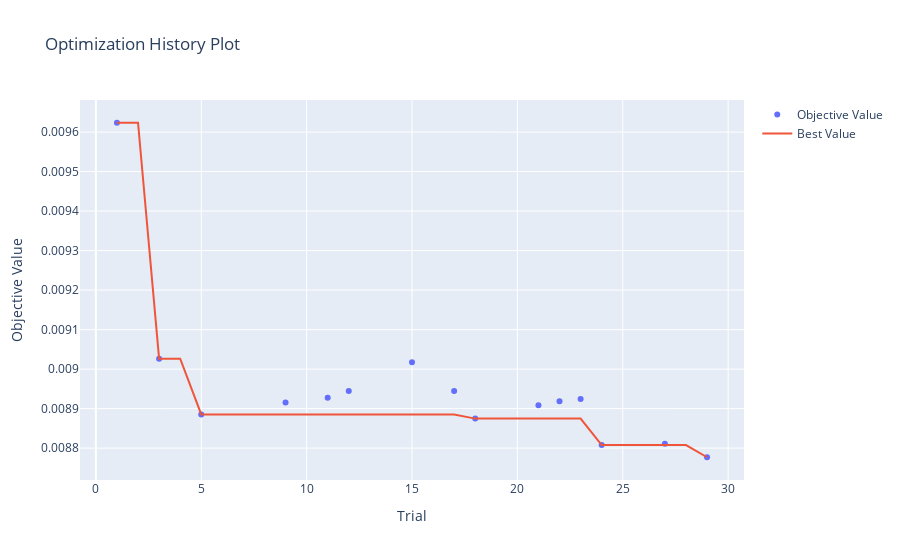
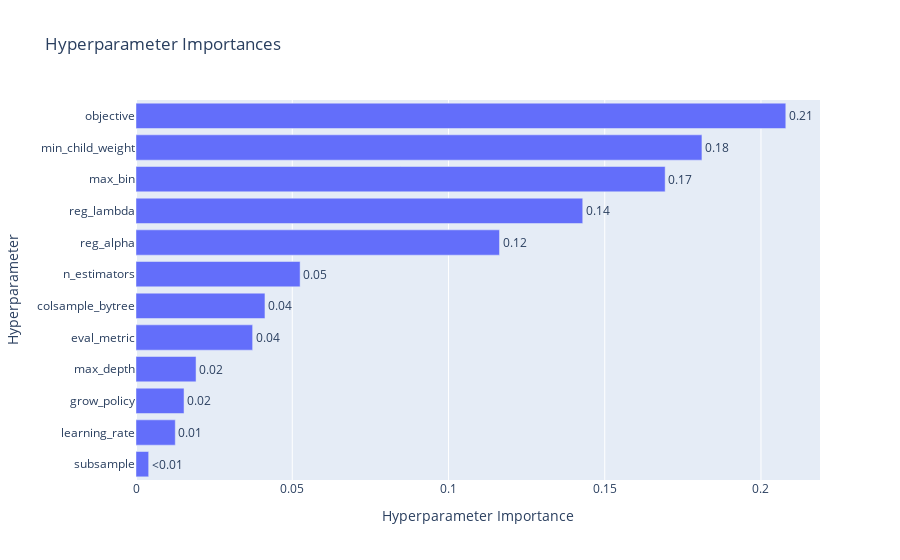
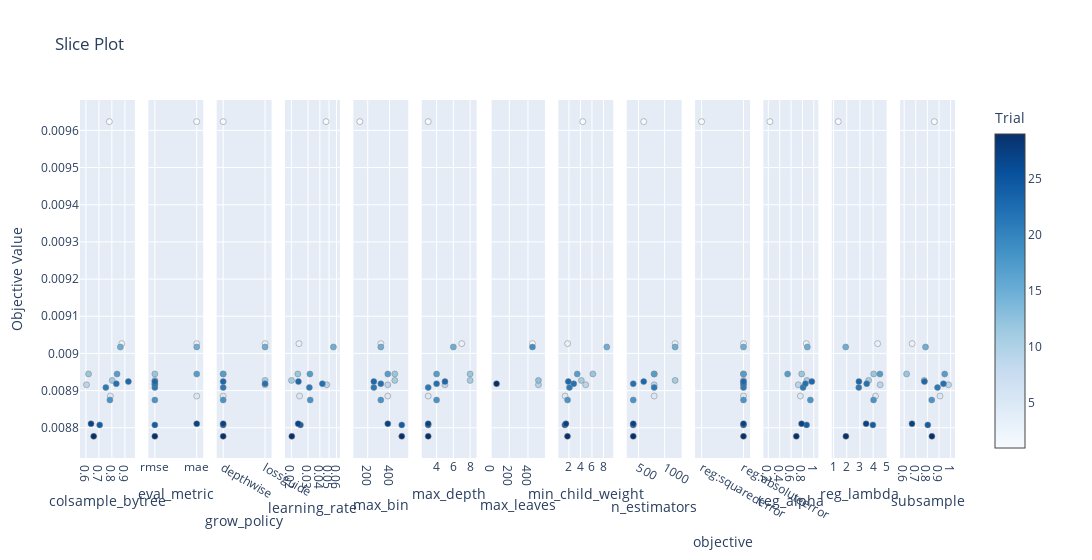
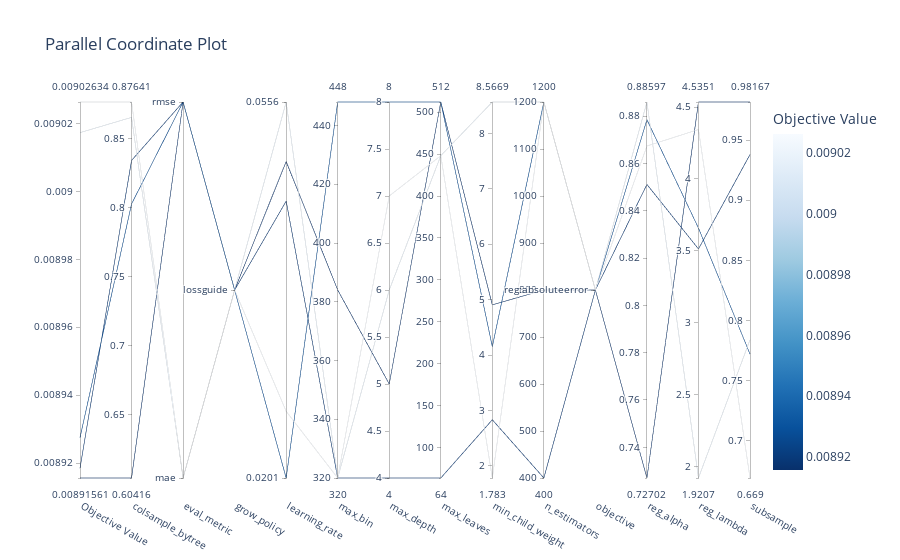

These figures' notebook cell, in order:
### Code cell
study = results[0]["study"]

vis.plot_optimization_history(study).show()
vis.plot_param_importances(study).show()
vis.plot_slice(study).show()
vis.plot_parallel_coordinate(study).show()
vis.plot_contour(study).show()
vis.plot_edf(study).show()

### Figure 1 — Plotly figure (JSON) as saved in the notebook; plotly's stock layout.template omitted (floating-point values rounded to 4 significant figures)
{"data": [{"mode": "markers", "name": "Objective Value", "x": [1, 3, 5, 9, 11, 12, 15, 17, 18, 21, 22, 23, 24, 27, 29], "y": [0.009624, 0.009026, 0.008885, 0.008916, 0.008927, 0.008945, 0.009017, 0.008945, 0.008875, 0.008908, 0.008919, 0.008924, 0.008808, 0.008811, 0.008777], "type": "scatter"}, {"mode": "lines", "name": "Best Value", "x": [0, 1, 2, 3, 4, 5, 6, 7, 8, 9, 10, 11, 12, 13, 14, 15, 16, 17, 18, 19, 20, 21, 22, 23, 24, 25, 26, 27, 28, 29], "y": [null, 0.009624, 0.009624, 0.009026, 0.009026, 0.008885, 0.008885, 0.008885, 0.008885, 0.008885, 0.008885, 0.008885, 0.008885, 0.008885, 0.008885, 0.008885, 0.008885, 0.008885, 0.008875, 0.008875, 0.008875, 0.008875, 0.008875, 0.008875, 0.008808, 0.008808, 0.008808, 0.008808, 0.008808, 0.008777], "type": "scatter"}, {"marker": {"color": "#cccccc"}, "mode": "markers", "name": "Infeasible Trial", "showlegend": false, "x": [], "y": [], "type": "scatter"}], "layout": {"title": {"text": "Optimization History Plot"}, "xaxis": {"title": {"text": "Trial"}}, "yaxis": {"title": {"text": "Objective Value"}}}}

### Figure 2 — Plotly figure (JSON) as saved in the notebook; plotly's stock layout.template omitted (floating-point values rounded to 4 significant figures)
{"data": [{"cliponaxis": false, "hovertemplate": ["subsample (FloatDistribution): 0.004052946838159209<extra></extra>", "learning_rate (FloatDistribution): 0.012571757245183527<extra></extra>", "grow_policy (CategoricalDistribution): 0.015373607455191668<extra></extra>", "max_depth (IntDistribution): 0.01921738457643786<extra></extra>", "eval_metric (CategoricalDistribution): 0.03732399883282984<extra></extra>", "colsample_bytree (FloatDistribution): 0.04126922001194443<extra></extra>", "n_estimators (IntDistribution): 0.05251659154667526<extra></extra>", "reg_alpha (FloatDistribution): 0.1163274818827958<extra></extra>", "reg_lambda (FloatDistribution): 0.14296079492647348<extra></extra>", "max_bin (IntDistribution): 0.1693376069859426<extra></extra>", "min_child_weight (FloatDistribution): 0.18110596854854044<extra></extra>", "objective (CategoricalDistribution): 0.20794264114982594<extra></extra>"], "name": "Objective Value", "orientation": "h", "text": ["<0.01", "0.01", "0.02", "0.02", "0.04", "0.04", "0.05", "0.12", "0.14", "0.17", "0.18", "0.21"], "textposition": "outside", "x": [0.004053, 0.01257, 0.01537, 0.01922, 0.03732, 0.04127, 0.05252, 0.1163, 0.143, 0.1693, 0.1811, 0.2079], "y": ["subsample", "learning_rate", "grow_policy", "max_depth", "eval_metric", "colsample_bytree", "n_estimators", "reg_alpha", "reg_lambda", "max_bin", "min_child_weight", "objective"], "type": "bar"}], "layout": {"title": {"text": "Hyperparameter Importances"}, "xaxis": {"title": {"text": "Hyperparameter Importance"}}, "yaxis": {"title": {"text": "Hyperparameter"}}}}

### Figure 3 — Plotly figure (JSON) as saved in the notebook; plotly's stock layout.template omitted (floating-point values rounded to 4 significant figures)
{"data": [{"marker": {"color": [1, 3, 5, 9, 11, 12, 15, 17, 18, 21, 22, 23, 24, 27, 29], "colorbar": {"title": {"text": "Trial"}, "x": 1.0, "xpad": 40}, "colorscale": [[0.0, "rgb(247,251,255)"], [0.125, "rgb(222,235,247)"], [0.25, "rgb(198,219,239)"], [0.375, "rgb(158,202,225)"], [0.5, "rgb(107,174,214)"], [0.625, "rgb(66,146,198)"], [0.75, "rgb(33,113,181)"], [0.875, "rgb(8,81,156)"], [1.0, "rgb(8,48,107)"]], "line": {"color": "Grey", "width": 0.5}, "showscale": true}, "mode": "markers", "name": "Feasible Trial", "showlegend": false, "x": [0.7807, 0.8764, 0.7883, 0.6042, 0.8025, 0.6201, 0.8653, 0.8399, 0.7846, 0.7534, 0.8341, 0.9273, 0.7058, 0.6391, 0.6597], "y": [0.009624, 0.009026, 0.008885, 0.008916, 0.008927, 0.008945, 0.009017, 0.008945, 0.008875, 0.008908, 0.008919, 0.008924, 0.008808, 0.008811, 0.008777], "type": "scatter", "xaxis": "x", "yaxis": "y"}, {"marker": {"color": [1, 3, 5, 9, 11, 12, 15, 17, 18, 21, 22, 23, 24, 27, 29], "colorbar": {"title": {"text": "Trial"}, "x": 1.0, "xpad": 40}, "colorscale": [[0.0, "rgb(247,251,255)"], [0.125, "rgb(222,235,247)"], [0.25, "rgb(198,219,239)"], [0.375, "rgb(158,202,225)"], [0.5, "rgb(107,174,214)"], [0.625, "rgb(66,146,198)"], [0.75, "rgb(33,113,181)"], [0.875, "rgb(8,81,156)"], [1.0, "rgb(8,48,107)"]], "line": {"color": "Grey", "width": 0.5}, "showscale": false}, "mode": "markers", "name": "Feasible Trial", "showlegend": false, "x": ["mae", "mae", "mae", "rmse", "rmse", "rmse", "mae", "mae", "rmse", "rmse", "rmse", "rmse", "rmse", "mae", "rmse"], "y": [0.009624, 0.009026, 0.008885, 0.008916, 0.008927, 0.008945, 0.009017, 0.008945, 0.008875, 0.008908, 0.008919, 0.008924, 0.008808, 0.008811, 0.008777], "type": "scatter", "xaxis": "x2", "yaxis": "y2"}, {"marker": {"color": [1, 3, 5, 9, 11, 12, 15, 17, 18, 21, 22, 23, 24, 27, 29], "colorbar": {"title": {"text": "Trial"}, "x": 1.0, "xpad": 40}, "colorscale": [[0.0, "rgb(247,251,255)"], [0.125, "rgb(222,235,247)"], [0.25, "rgb(198,219,239)"], [0.375, "rgb(158,202,225)"], [0.5, "rgb(107,174,214)"], [0.625, "rgb(66,146,198)"], [0.75, "rgb(33,113,181)"], [0.875, "rgb(8,81,156)"], [1.0, "rgb(8,48,107)"]], "line": {"color": "Grey", "width": 0.5}, "showscale": false}, "mode": "markers", "name": "Feasible Trial", "showlegend": false, "x": ["depthwise", "lossguide", "depthwise", "lossguide", "lossguide", "depthwise", "lossguide", "depthwise", "depthwise", "depthwise", "lossguide", "depthwise", "depthwise", "depthwise", "depthwise"], "y": [0.009624, 0.009026, 0.008885, 0.008916, 0.008927, 0.008945, 0.009017, 0.008945, 0.008875, 0.008908, 0.008919, 0.008924, 0.008808, 0.008811, 0.008777], "type": "scatter", "xaxis": "x3", "yaxis": "y3"}, {"marker": {"color": [1, 3, 5, 9, 11, 12, 15, 17, 18, 21, 22, 23, 24, 27, 29], "colorbar": {"title": {"text": "Trial"}, "x": 1.0, "xpad": 40}, "colorscale": [[0.0, "rgb(247,251,255)"], [0.125, "rgb(222,235,247)"], [0.25, "rgb(198,219,239)"], [0.375, "rgb(158,202,225)"], [0.5, "rgb(107,174,214)"], [0.625, "rgb(66,146,198)"], [0.75, "rgb(33,113,181)"], [0.875, "rgb(8,81,156)"], [1.0, "rgb(8,48,107)"]], "line": {"color": "Grey", "width": 0.5}, "showscale": false}, "mode": "markers", "name": "Feasible Trial", "showlegend": false, "x": [0.04647, 0.02405, 0.0244, 0.04733, 0.02007, 0.02341, 0.05561, 0.03139, 0.03163, 0.03097, 0.04251, 0.02374, 0.02493, 0.02359, 0.02021], "y": [0.009624, 0.009026, 0.008885, 0.008916, 0.008927, 0.008945, 0.009017, 0.008945, 0.008875, 0.008908, 0.008919, 0.008924, 0.008808, 0.008811, 0.008777], "type": "scatter", "xaxis": "x4", "yaxis": "y4"}, {"marker": {"color": [1, 3, 5, 9, 11, 12, 15, 17, 18, 21, 22, 23, 24, 27, 29], "colorbar": {"title": {"text": "Trial"}, "x": 1.0, "xpad": 40}, "colorscale": [[0.0, "rgb(247,251,255)"], [0.125, "rgb(222,235,247)"], [0.25, "rgb(198,219,239)"], [0.375, "rgb(158,202,225)"], [0.5, "rgb(107,174,214)"], [0.625, "rgb(66,146,198)"], [0.75, "rgb(33,113,181)"], [0.875, "rgb(8,81,156)"], [1.0, "rgb(8,48,107)"]], "line": {"color": "Grey", "width": 0.5}, "showscale": false}, "mode": "markers", "name": "Feasible Trial", "showlegend": false, "x": [128, 320, 384, 384, 448, 448, 320, 384, 320, 256, 320, 256, 512, 384, 512], "y": [0.009624, 0.009026, 0.008885, 0.008916, 0.008927, 0.008945, 0.009017, 0.008945, 0.008875, 0.008908, 0.008919, 0.008924, 0.008808, 0.008811, 0.008777], "type": "scatter", "xaxis": "x5", "yaxis": "y5"}, {"marker": {"color": [1, 3, 5, 9, 11, 12, 15, 17, 18, 21, 22, 23, 24, 27, 29], "colorbar": {"title": {"text": "Trial"}, "x": 1.0, "xpad": 40}, "colorscale": [[0.0, "rgb(247,251,255)"], [0.125, "rgb(222,235,247)"], [0.25, "rgb(198,219,239)"], [0.375, "rgb(158,202,225)"], [0.5, "rgb(107,174,214)"], [0.625, "rgb(66,146,198)"], [0.75, "rgb(33,113,181)"], [0.875, "rgb(8,81,156)"], [1.0, "rgb(8,48,107)"]], "line": {"color": "Grey", "width": 0.5}, "showscale": false}, "mode": "markers", "name": "Feasible Trial", "showlegend": false, "x": [3, 7, 3, 5, 8, 8, 6, 4, 4, 3, 4, 5, 3, 3, 3], "y": [0.009624, 0.009026, 0.008885, 0.008916, 0.008927, 0.008945, 0.009017, 0.008945, 0.008875, 0.008908, 0.008919, 0.008924, 0.008808, 0.008811, 0.008777], "type": "scatter", "xaxis": "x6", "yaxis": "y6"}, {"marker": {"color": [3, 9, 11, 15, 22], "colorbar": {"title": {"text": "Trial"}, "x": 1.0, "xpad": 40}, "colorscale": [[0.0, "rgb(247,251,255)"], [0.125, "rgb(222,235,247)"], [0.25, "rgb(198,219,239)"], [0.375, "rgb(158,202,225)"], [0.5, "rgb(107,174,214)"], [0.625, "rgb(66,146,198)"], [0.75, "rgb(33,113,181)"], [0.875, "rgb(8,81,156)"], [1.0, "rgb(8,48,107)"]], "line": {"color": "Grey", "width": 0.5}, "showscale": false}, "mode": "markers", "name": "Feasible Trial", "showlegend": false, "x": [448, 512, 512, 448, 64], "y": [0.009026, 0.008916, 0.008927, 0.009017, 0.008919], "type": "scatter", "xaxis": "x7", "yaxis": "y7"}, {"marker": {"color": [1, 3, 5, 9, 11, 12, 15, 17, 18, 21, 22, 23, 24, 27, 29], "colorbar": {"title": {"text": "Trial"}, "x": 1.0, "xpad": 40}, "colorscale": [[0.0, "rgb(247,251,255)"], [0.125, "rgb(222,235,247)"], [0.25, "rgb(198,219,239)"], [0.375, "rgb(158,202,225)"], [0.5, "rgb(107,174,214)"], [0.625, "rgb(66,146,198)"], [0.75, "rgb(33,113,181)"], [0.875, "rgb(8,81,156)"], [1.0, "rgb(8,48,107)"]], "line": {"color": "Grey", "width": 0.5}, "showscale": false}, "mode": "markers", "name": "Feasible Trial", "showlegend": false, "x": [4.403, 1.783, 1.348, 4.907, 4.153, 6.151, 8.567, 3.446, 1.766, 2.094, 2.834, 1.893, 1.305, 1.489, 1.754], "y": [0.009624, 0.009026, 0.008885, 0.008916, 0.008927, 0.008945, 0.009017, 0.008945, 0.008875, 0.008908, 0.008919, 0.008924, 0.008808, 0.008811, 0.008777], "type": "scatter", "xaxis": "x8", "yaxis": "y8"}, {"marker": {"color": [1, 3, 5, 9, 11, 12, 15, 17, 18, 21, 22, 23, 24, 27, 29], "colorbar": {"title": {"text": "Trial"}, "x": 1.0, "xpad": 40}, "colorscale": [[0.0, "rgb(247,251,255)"], [0.125, "rgb(222,235,247)"], [0.25, "rgb(198,219,239)"], [0.375, "rgb(158,202,225)"], [0.5, "rgb(107,174,214)"], [0.625, "rgb(66,146,198)"], [0.75, "rgb(33,113,181)"], [0.875, "rgb(8,81,156)"], [1.0, "rgb(8,48,107)"]], "line": {"color": "Grey", "width": 0.5}, "showscale": false}, "mode": "markers", "name": "Feasible Trial", "showlegend": false, "x": [600, 1200, 800, 800, 1200, 800, 1200, 800, 400, 800, 400, 600, 400, 400, 400], "y": [0.009624, 0.009026, 0.008885, 0.008916, 0.008927, 0.008945, 0.009017, 0.008945, 0.008875, 0.008908, 0.008919, 0.008924, 0.008808, 0.008811, 0.008777], "type": "scatter", "xaxis": "x9", "yaxis": "y9"}, {"marker": {"color": [1, 3, 5, 9, 11, 12, 15, 17, 18, 21, 22, 23, 24, 27, 29], "colorbar": {"title": {"text": "Trial"}, "x": 1.0, "xpad": 40}, "colorscale": [[0.0, "rgb(247,251,255)"], [0.125, "rgb(222,235,247)"], [0.25, "rgb(198,219,239)"], [0.375, "rgb(158,202,225)"], [0.5, "rgb(107,174,214)"], [0.625, "rgb(66,146,198)"], [0.75, "rgb(33,113,181)"], [0.875, "rgb(8,81,156)"], [1.0, "rgb(8,48,107)"]], "line": {"color": "Grey", "width": 0.5}, "showscale": false}, "mode": "markers", "name": "Feasible Trial", "showlegend": false, "x": ["reg:squarederror", "reg:absoluteerror", "reg:absoluteerror", "reg:absoluteerror", "reg:absoluteerror", "reg:absoluteerror", "reg:absoluteerror", "reg:absoluteerror", "reg:absoluteerror", "reg:absoluteerror", "reg:absoluteerror", "reg:absoluteerror", "reg:absoluteerror", "reg:absoluteerror", "reg:absoluteerror"], "y": [0.009624, 0.009026, 0.008885, 0.008916, 0.008927, 0.008945, 0.009017, 0.008945, 0.008875, 0.008908, 0.008919, 0.008924, 0.008808, 0.008811, 0.008777], "type": "scatter", "xaxis": "x10", "yaxis": "y10"}, {"marker": {"color": [1, 3, 5, 9, 11, 12, 15, 17, 18, 21, 22, 23, 24, 27, 29], "colorbar": {"title": {"text": "Trial"}, "x": 1.0, "xpad": 40}, "colorscale": [[0.0, "rgb(247,251,255)"], [0.125, "rgb(222,235,247)"], [0.25, "rgb(198,219,239)"], [0.375, "rgb(158,202,225)"], [0.5, "rgb(107,174,214)"], [0.625, "rgb(66,146,198)"], [0.75, "rgb(33,113,181)"], [0.875, "rgb(8,81,156)"], [1.0, "rgb(8,48,107)"]], "line": {"color": "Grey", "width": 0.5}, "showscale": false}, "mode": "markers", "name": "Feasible Trial", "showlegend": false, "x": [0.2286, 0.8674, 0.7632, 0.727, 0.8785, 0.7861, 0.886, 0.5393, 0.939, 0.8107, 0.8511, 0.9644, 0.8728, 0.7846, 0.6921], "y": [0.009624, 0.009026, 0.008885, 0.008916, 0.008927, 0.008945, 0.009017, 0.008945, 0.008875, 0.008908, 0.008919, 0.008924, 0.008808, 0.008811, 0.008777], "type": "scatter", "xaxis": "x11", "yaxis": "y11"}, {"marker": {"color": [1, 3, 5, 9, 11, 12, 15, 17, 18, 21, 22, 23, 24, 27, 29], "colorbar": {"title": {"text": "Trial"}, "x": 1.0, "xpad": 40}, "colorscale": [[0.0, "rgb(247,251,255)"], [0.125, "rgb(222,235,247)"], [0.25, "rgb(198,219,239)"], [0.375, "rgb(158,202,225)"], [0.5, "rgb(107,174,214)"], [0.625, "rgb(66,146,198)"], [0.75, "rgb(33,113,181)"], [0.875, "rgb(8,81,156)"], [1.0, "rgb(8,48,107)"]], "line": {"color": "Grey", "width": 0.5}, "showscale": false}, "mode": "markers", "name": "Feasible Trial", "showlegend": false, "x": [1.357, 4.344, 4.182, 4.535, 3.659, 4.043, 1.921, 4.516, 4.034, 2.913, 3.513, 2.922, 3.981, 3.468, 1.935], "y": [0.009624, 0.009026, 0.008885, 0.008916, 0.008927, 0.008945, 0.009017, 0.008945, 0.008875, 0.008908, 0.008919, 0.008924, 0.008808, 0.008811, 0.008777], "type": "scatter", "xaxis": "x12", "yaxis": "y12"}, {"marker": {"color": [1, 3, 5, 9, 11, 12, 15, 17, 18, 21, 22, 23, 24, 27, 29], "colorbar": {"title": {"text": "Trial"}, "x": 1.0, "xpad": 40}, "colorscale": [[0.0, "rgb(247,251,255)"], [0.125, "rgb(222,235,247)"], [0.25, "rgb(198,219,239)"], [0.375, "rgb(158,202,225)"], [0.5, "rgb(107,174,214)"], [0.625, "rgb(66,146,198)"], [0.75, "rgb(33,113,181)"], [0.875, "rgb(8,81,156)"], [1.0, "rgb(8,48,107)"]], "line": {"color": "Grey", "width": 0.5}, "showscale": false}, "mode": "markers", "name": "Feasible Trial", "showlegend": false, "x": [0.8592, 0.669, 0.9083, 0.9817, 0.772, 0.6211, 0.7839, 0.949, 0.8372, 0.8871, 0.938, 0.7747, 0.8034, 0.6675, 0.8387], "y": [0.009624, 0.009026, 0.008885, 0.008916, 0.008927, 0.008945, 0.009017, 0.008945, 0.008875, 0.008908, 0.008919, 0.008924, 0.008808, 0.008811, 0.008777], "type": "scatter", "xaxis": "x13", "yaxis": "y13"}], "layout": {"xaxis": {"anchor": "y", "domain": [0.0, 0.06272], "title": {"text": "colsample_bytree"}}, "yaxis": {"anchor": "x", "domain": [0.0, 1.0], "title": {"text": "Objective Value"}}, "xaxis2": {"anchor": "y2", "domain": [0.07811, 0.1408], "title": {"text": "eval_metric"}, "type": "category", "categoryorder": "array", "categoryarray": ["rmse", "mae"]}, "yaxis2": {"anchor": "x2", "domain": [0.0, 1.0], "matches": "y", "showticklabels": false}, "xaxis3": {"anchor": "y3", "domain": [0.1562, 0.2189], "title": {"text": "grow_policy"}, "type": "category", "categoryorder": "array", "categoryarray": ["depthwise", "lossguide"]}, "yaxis3": {"anchor": "x3", "domain": [0.0, 1.0], "matches": "y", "showticklabels": false}, "xaxis4": {"anchor": "y4", "domain": [0.2343, 0.297], "title": {"text": "learning_rate"}, "type": "log"}, "yaxis4": {"anchor": "x4", "domain": [0.0, 1.0], "matches": "y", "showticklabels": false}, "xaxis5": {"anchor": "y5", "domain": [0.3124, 0.3751], "title": {"text": "max_bin"}}, "yaxis5": {"anchor": "x5", "domain": [0.0, 1.0], "matches": "y", "showticklabels": false}, "xaxis6": {"anchor": "y6", "domain": [0.3905, 0.4533], "title": {"text": "max_depth"}}, "yaxis6": {"anchor": "x6", "domain": [0.0, 1.0], "matches": "y", "showticklabels": false}, "xaxis7": {"anchor": "y7", "domain": [0.4686, 0.5314], "title": {"text": "max_leaves"}}, "yaxis7": {"anchor": "x7", "domain": [0.0, 1.0], "matches": "y", "showticklabels": false}, "xaxis8": {"anchor": "y8", "domain": [0.5467, 0.6095], "title": {"text": "min_child_weight"}}, "yaxis8": {"anchor": "x8", "domain": [0.0, 1.0], "matches": "y", "showticklabels": false}, "xaxis9": {"anchor": "y9", "domain": [0.6249, 0.6876], "title": {"text": "n_estimators"}}, "yaxis9": {"anchor": "x9", "domain": [0.0, 1.0], "matches": "y", "showticklabels": false}, "xaxis10": {"anchor": "y10", "domain": [0.703, 0.7657], "title": {"text": "objective"}, "type": "category", "categoryorder": "array", "categoryarray": ["reg:squarederror", "reg:absoluteerror"]}, "yaxis10": {"anchor": "x10", "domain": [0.0, 1.0], "matches": "y", "showticklabels": false}, "xaxis11": {"anchor": "y11", "domain": [0.7811, 0.8438], "title": {"text": "reg_alpha"}}, "yaxis11": {"anchor": "x11", "domain": [0.0, 1.0], "matches": "y", "showticklabels": false}, "xaxis12": {"anchor": "y12", "domain": [0.8592, 0.9219], "title": {"text": "reg_lambda"}}, "yaxis12": {"anchor": "x12", "domain": [0.0, 1.0], "matches": "y", "showticklabels": false}, "xaxis13": {"anchor": "y13", "domain": [0.9373, 1.0], "title": {"text": "subsample"}}, "yaxis13": {"anchor": "x13", "domain": [0.0, 1.0], "matches": "y", "showticklabels": false}, "title": {"text": "Slice Plot"}, "width": 3900}}

### Figure 4 — Plotly figure (JSON) as saved in the notebook; plotly's stock layout.template omitted (floating-point values rounded to 4 significant figures)
{"data": [{"dimensions": [{"label": "Objective Value", "range": [0.008916, 0.009026], "values": [0.009026, 0.008916, 0.008927, 0.009017, 0.008919]}, {"label": "colsample_bytree", "range": [0.6042, 0.8764], "values": [0.8764, 0.6042, 0.8025, 0.8653, 0.8341]}, {"label": "eval_metric", "range": [0, 1], "ticktext": ["mae", "rmse"], "tickvals": [0, 1], "values": [0, 1, 1, 0, 1]}, {"label": "grow_policy", "range": [0, 0], "ticktext": ["lossguide"], "tickvals": [0], "values": [0, 0, 0, 0, 0]}, {"label": "learning_rate", "range": [-1.697, -1.255], "ticktext": ["0.0201", "0.0556"], "tickvals": [-1.697, -1.255], "values": [-1.619, -1.325, -1.697, -1.255, -1.372]}, {"label": "max_bin", "range": [320, 448], "values": [320, 384, 448, 320, 320]}, {"label": "max_depth", "range": [4, 8], "values": [7, 5, 8, 6, 4]}, {"label": "max_leaves", "range": [64, 512], "values": [448, 512, 512, 448, 64]}, {"label": "min_child_weight", "range": [1.783, 8.567], "values": [1.783, 4.907, 4.153, 8.567, 2.834]}, {"label": "n_estimators", "range": [400, 1200], "values": [1200, 800, 1200, 1200, 400]}, {"label": "objective", "range": [0, 0], "ticktext": ["reg:absoluteerror"], "tickvals": [0], "values": [0, 0, 0, 0, 0]}, {"label": "reg_alpha", "range": [0.727, 0.886], "values": [0.8674, 0.727, 0.8785, 0.886, 0.8511]}, {"label": "reg_lambda", "range": [1.921, 4.535], "values": [4.344, 4.535, 3.659, 1.921, 3.513]}, {"label": "subsample", "range": [0.669, 0.9817], "values": [0.669, 0.9817, 0.772, 0.7839, 0.938]}], "labelangle": 30, "labelside": "bottom", "line": {"color": [0.009026, 0.008916, 0.008927, 0.009017, 0.008919], "colorbar": {"title": {"text": "Objective Value"}}, "colorscale": [[0.0, "rgb(247,251,255)"], [0.125, "rgb(222,235,247)"], [0.25, "rgb(198,219,239)"], [0.375, "rgb(158,202,225)"], [0.5, "rgb(107,174,214)"], [0.625, "rgb(66,146,198)"], [0.75, "rgb(33,113,181)"], [0.875, "rgb(8,81,156)"], [1.0, "rgb(8,48,107)"]], "reversescale": true, "showscale": true}, "type": "parcoords"}], "layout": {"title": {"text": "Parallel Coordinate Plot"}}}
